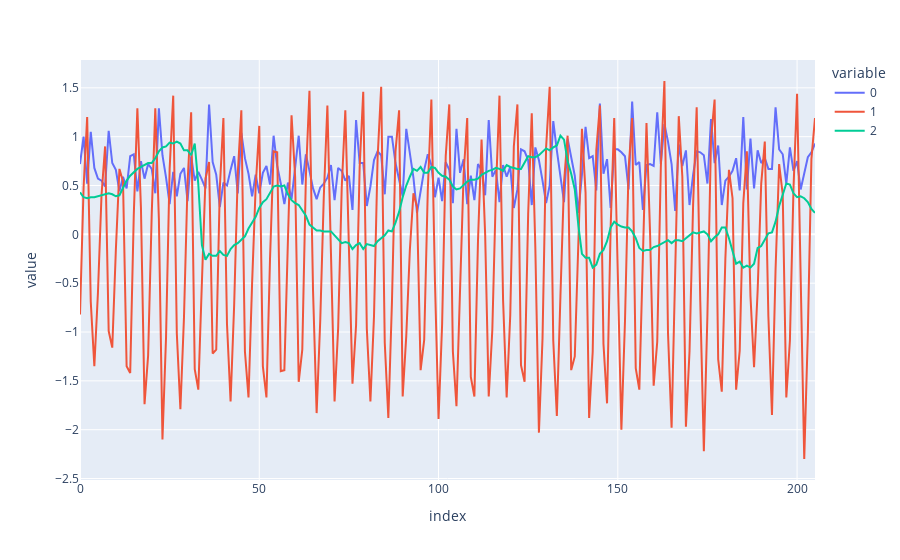
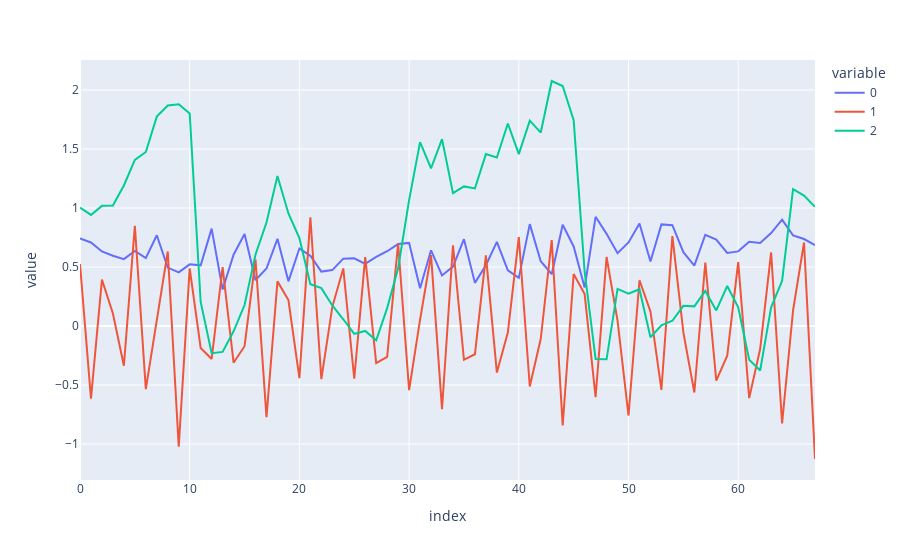

Source (notebook cell) for these figures, in order:
### Code cell
X_train, y_train, X_test, y_test = UCR_UEA_datasets().load_dataset("Epilepsy")
import plotly.express as px
print(X_train.shape)
idx = 10
fig = px.line(X_train[idx])
fig.show()
X_train, X_test = normalize_streams(X_train, X_test)
print(X_train.shape)
fig = px.line(X_train[idx])
fig.show()

### Figure 1 — Plotly figure (JSON) as saved in the notebook; plotly's stock layout.template omitted (floating-point values rounded to 4 significant figures; data arrays with more than 128 entries replaced by an {"elided": "..."} marker saying what was removed)
{"data": [{"hovertemplate": "variable=0<br>index=%{x}<br>value=%{y}<extra></extra>", "legendgroup": "0", "line": {"color": "#636efa", "dash": "solid"}, "marker": {"symbol": "circle"}, "mode": "lines", "name": "0", "orientation": "v", "showlegend": true, "type": "scatter", "x": {"elided": "206 int values"}, "xaxis": "x", "y": {"elided": "206 float values"}, "yaxis": "y"}, {"hovertemplate": "variable=1<br>index=%{x}<br>value=%{y}<extra></extra>", "legendgroup": "1", "line": {"color": "#EF553B", "dash": "solid"}, "marker": {"symbol": "circle"}, "mode": "lines", "name": "1", "orientation": "v", "showlegend": true, "type": "scatter", "x": {"elided": "206 int values"}, "xaxis": "x", "y": {"elided": "206 float values"}, "yaxis": "y"}, {"hovertemplate": "variable=2<br>index=%{x}<br>value=%{y}<extra></extra>", "legendgroup": "2", "line": {"color": "#00cc96", "dash": "solid"}, "marker": {"symbol": "circle"}, "mode": "lines", "name": "2", "orientation": "v", "showlegend": true, "type": "scatter", "x": {"elided": "206 int values"}, "xaxis": "x", "y": {"elided": "206 float values"}, "yaxis": "y"}], "layout": {"legend": {"title": {"text": "variable"}, "tracegroupgap": 0}, "margin": {"t": 60}, "xaxis": {"anchor": "y", "domain": [0, 1], "title": {"text": "index"}}, "yaxis": {"anchor": "x", "domain": [0, 1], "title": {"text": "value"}}}}

### Figure 2 — Plotly figure (JSON) as saved in the notebook; plotly's stock layout.template omitted (floating-point values rounded to 4 significant figures)
{"data": [{"hovertemplate": "variable=0<br>index=%{x}<br>value=%{y}<extra></extra>", "legendgroup": "0", "line": {"color": "#636efa", "dash": "solid"}, "marker": {"symbol": "circle"}, "mode": "lines", "name": "0", "orientation": "v", "showlegend": true, "type": "scatter", "x": [0, 1, 2, 3, 4, 5, 6, 7, 8, 9, 10, 11, 12, 13, 14, 15, 16, 17, 18, 19, 20, 21, 22, 23, 24, 25, 26, 27, 28, 29, 30, 31, 32, 33, 34, 35, 36, 37, 38, 39, 40, 41, 42, 43, 44, 45, 46, 47, 48, 49, 50, 51, 52, 53, 54, 55, 56, 57, 58, 59, 60, 61, 62, 63, 64, 65, 66, 67], "xaxis": "x", "y": [0.7415, 0.7083, 0.6322, 0.596, 0.5671, 0.6358, 0.5756, 0.769, 0.495, 0.4545, 0.5227, 0.5147, 0.8258, 0.3095, 0.6045, 0.7799, 0.3889, 0.4875, 0.739, 0.379, 0.6574, 0.5952, 0.4617, 0.4743, 0.571, 0.5736, 0.5262, 0.5855, 0.634, 0.6946, 0.7043, 0.3207, 0.6418, 0.4286, 0.5045, 0.7364, 0.366, 0.5151, 0.7137, 0.4729, 0.4084, 0.8639, 0.5493, 0.4395, 0.8584, 0.6743, 0.3265, 0.9255, 0.781, 0.6174, 0.7082, 0.8695, 0.5477, 0.8614, 0.8548, 0.6257, 0.5115, 0.7733, 0.7329, 0.6195, 0.6328, 0.7149, 0.7048, 0.7879, 0.9015, 0.7682, 0.7373, 0.6858], "yaxis": "y"}, {"hovertemplate": "variable=1<br>index=%{x}<br>value=%{y}<extra></extra>", "legendgroup": "1", "line": {"color": "#EF553B", "dash": "solid"}, "marker": {"symbol": "circle"}, "mode": "lines", "name": "1", "orientation": "v", "showlegend": true, "type": "scatter", "x": [0, 1, 2, 3, 4, 5, 6, 7, 8, 9, 10, 11, 12, 13, 14, 15, 16, 17, 18, 19, 20, 21, 22, 23, 24, 25, 26, 27, 28, 29, 30, 31, 32, 33, 34, 35, 36, 37, 38, 39, 40, 41, 42, 43, 44, 45, 46, 47, 48, 49, 50, 51, 52, 53, 54, 55, 56, 57, 58, 59, 60, 61, 62, 63, 64, 65, 66, 67], "xaxis": "x", "y": [0.5253, -0.6147, 0.3939, 0.1067, -0.3365, 0.8502, -0.5343, 0.04307, 0.6322, -1.023, 0.4896, -0.1857, -0.2791, 0.5, -0.3103, -0.1708, 0.5643, -0.7711, 0.3786, 0.2205, -0.4416, 0.9223, -0.4494, 0.1627, 0.4881, -0.4466, 0.584, -0.3148, -0.2609, 0.6978, -0.5426, 0.05528, 0.6007, -0.7035, 0.6845, -0.2856, -0.2388, 0.5983, -0.3944, -0.05492, 0.7542, -0.5125, -0.1082, 0.7292, -0.8417, 0.4411, 0.2709, -0.6024, 0.5854, 0.0454, -0.758, 0.3879, 0.1238, -0.5415, 0.7614, -0.0542, -0.5628, 0.5384, -0.4623, -0.2508, 0.5411, -0.6107, -0.1947, 0.6234, -0.8252, 0.1333, 0.7085, -1.126], "yaxis": "y"}, {"hovertemplate": "variable=2<br>index=%{x}<br>value=%{y}<extra></extra>", "legendgroup": "2", "line": {"color": "#00cc96", "dash": "solid"}, "marker": {"symbol": "circle"}, "mode": "lines", "name": "2", "orientation": "v", "showlegend": true, "type": "scatter", "x": [0, 1, 2, 3, 4, 5, 6, 7, 8, 9, 10, 11, 12, 13, 14, 15, 16, 17, 18, 19, 20, 21, 22, 23, 24, 25, 26, 27, 28, 29, 30, 31, 32, 33, 34, 35, 36, 37, 38, 39, 40, 41, 42, 43, 44, 45, 46, 47, 48, 49, 50, 51, 52, 53, 54, 55, 56, 57, 58, 59, 60, 61, 62, 63, 64, 65, 66, 67], "xaxis": "x", "y": [1.003, 0.9415, 1.018, 1.022, 1.191, 1.408, 1.475, 1.775, 1.869, 1.879, 1.802, 0.2042, -0.2294, -0.2189, -0.04476, 0.1783, 0.6068, 0.8778, 1.272, 0.9541, 0.7445, 0.3549, 0.321, 0.1744, 0.05758, -0.06601, -0.04121, -0.1199, 0.152, 0.489, 1.068, 1.559, 1.335, 1.584, 1.126, 1.183, 1.166, 1.457, 1.428, 1.716, 1.457, 1.74, 1.639, 2.076, 2.034, 1.745, 0.4616, -0.2788, -0.2815, 0.3149, 0.2751, 0.3122, -0.09458, 0.006024, 0.04462, 0.1716, 0.167, 0.2973, 0.1325, 0.3393, 0.1584, -0.2858, -0.3768, 0.159, 0.3823, 1.16, 1.106, 1.01], "yaxis": "y"}], "layout": {"legend": {"title": {"text": "variable"}, "tracegroupgap": 0}, "margin": {"t": 60}, "xaxis": {"anchor": "y", "domain": [0, 1], "title": {"text": "index"}}, "yaxis": {"anchor": "x", "domain": [0, 1], "title": {"text": "value"}}}}
